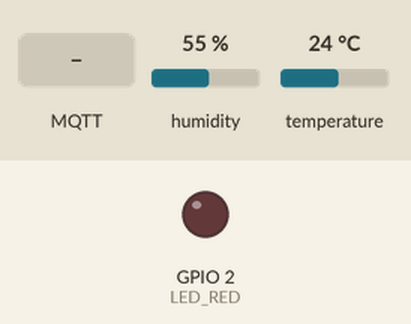
The program below on a simulated ESP32. On the bench: output pins drawn as LEDs (lit = HIGH). Inputs (shaded band) come from the test bench; at power-on: humidity 55 %, temperature 24 °C. WiFi joins after 1.5 s; servers stay silent unless stated; random numbers use the default seed unless the program sets one; no MQTT or app messages arrive unless stated; what the program prints to the serial monitor is not drawn.

Above: at 2.7 s.
2.8 s: MQTT message "IOT/mqtt" arrives on the first subscribed topic
At 3.6 s:
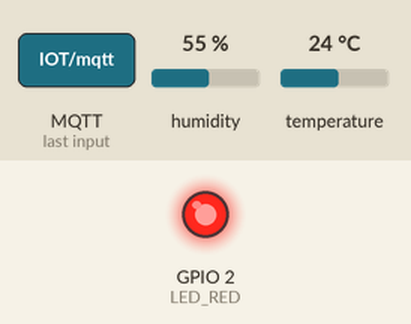
4.3 s: MQTT message "5" arrives on the first subscribed topic
At 4.6 s:
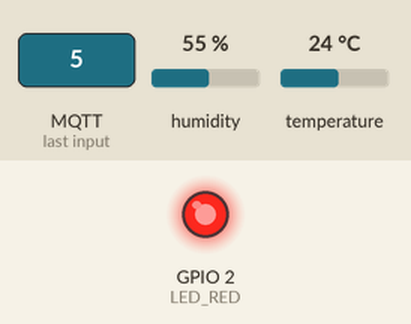
5.8 s: MQTT message "90" arrives on the first subscribed topic
At 7.0 s:
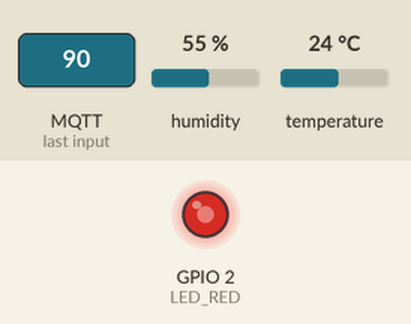
7.3 s: MQTT message "200" arrives on the first subscribed topic
At 8.1 s:
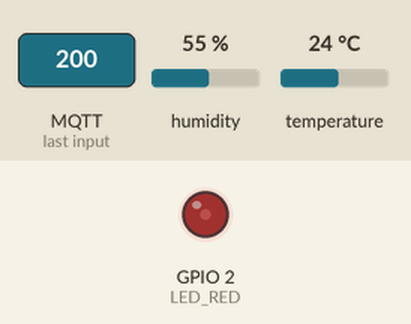
Timing chart, 0 to 9.8 s (numbered marks = the images above; inputs shaded):
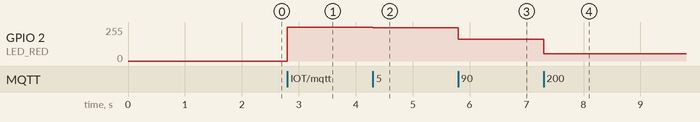

The program:

main.cpp
```cpp
#include <WiFi.h>
#include <PubSubClient.h>
#include <DHTesp.h>

const int LED_RED = 2;      // Pin LED (PWM)
const int DHT_PIN = 15;     // Pin DHT22
DHTesp dht;

const char* ssid = "Wokwi-GUEST";
const char* password = "";
const char* mqtt_server = "broker.emqx.io";

WiFiClient espClient;
PubSubClient client(espClient);

unsigned long lastMsg = 0;
int pwmValue = 0;

const int pwmChannel = 0;
const int freq = 5000;
const int resolution = 8;

void setup_wifi() {
  Serial.print("Connecting to WiFi");
  WiFi.begin(ssid, password);
  while (WiFi.status() != WL_CONNECTED) {
    delay(300);
    Serial.print(".");
  }
  Serial.println("\nWiFi connected!");
}

void callback(char* topic, byte* payload, unsigned int length) {
  Serial.print("Message arrived on topic: ");
  Serial.println(topic);

  String msg;
  for (unsigned int i = 0; i < length; i++) {
    msg += (char)payload[i];
  }
  Serial.print("Payload: ");
  Serial.println(msg);

  if (String(topic) == "IOT/mqtt") {
    pwmValue = msg.toInt();                 // Ubah ke integer
    pwmValue = constrain(pwmValue, 0, 255); // Pastikan dalam range

    ledcWrite(pwmChannel, 255 - pwmValue);

    if (pwmValue > 128) {
      Serial.println("LED: ON (PWM tinggi)");
    } else {
      Serial.println("LED: OFF (PWM rendah)");
    }

    Serial.print("PWM Value: ");
    Serial.println(pwmValue);
  }
}

void reconnect() {
  while (!client.connected()) {
    Serial.print("Attempting MQTT connection...");
    String clientId = "esp32-client-" + String(random(0xffff), HEX);
    if (client.connect(clientId.c_str())) {
      Serial.println("Connected to MQTT broker");
      client.subscribe("IOT/mqtt");  // Topic kontrol LED
    } else {
      Serial.print("failed, rc=");
      Serial.print(client.state());
      delay(2000);
    }
  }
}

void setup() {
  Serial.begin(115200);
  setup_wifi();

  // Setup PWM untuk LED
  ledcSetup(pwmChannel, freq, resolution);
  ledcAttachPin(LED_RED, pwmChannel);

  // Inisialisasi sensor DHT
  dht.setup(DHT_PIN, DHTesp::DHT22);

  // Setup MQTT
  client.setServer(mqtt_server, 1883);
  client.setCallback(callback);
}

void loop() {
  if (!client.connected()) {
    reconnect();
  }
  client.loop();

  unsigned long now = millis();
  if (now - lastMsg > 3000) {
    lastMsg = now;

    TempAndHumidity data = dht.getTempAndHumidity();

    String tempStr = String(data.temperature, 2);
    String humStr = String(data.humidity, 1);

    client.publish("IOT/temp", tempStr.c_str());
    client.publish("IOT/hum", humStr.c_str());

    Serial.println("Data sent:");
    Serial.println("Temp: " + tempStr);
    Serial.println("Hum: " + humStr);
  }
}
```

Measured:
- after the input at 2.8 s, GPIO 2 (LED_RED): 0/255 → 255/255 at once
- after the input at 4.3 s, GPIO 2 (LED_RED): 255/255 → 249/255 at once
- after the input at 5.8 s, GPIO 2 (LED_RED): 249/255 → 164/255 at once
- after the input at 7.3 s, GPIO 2 (LED_RED): 164/255 → 55/255 at once
